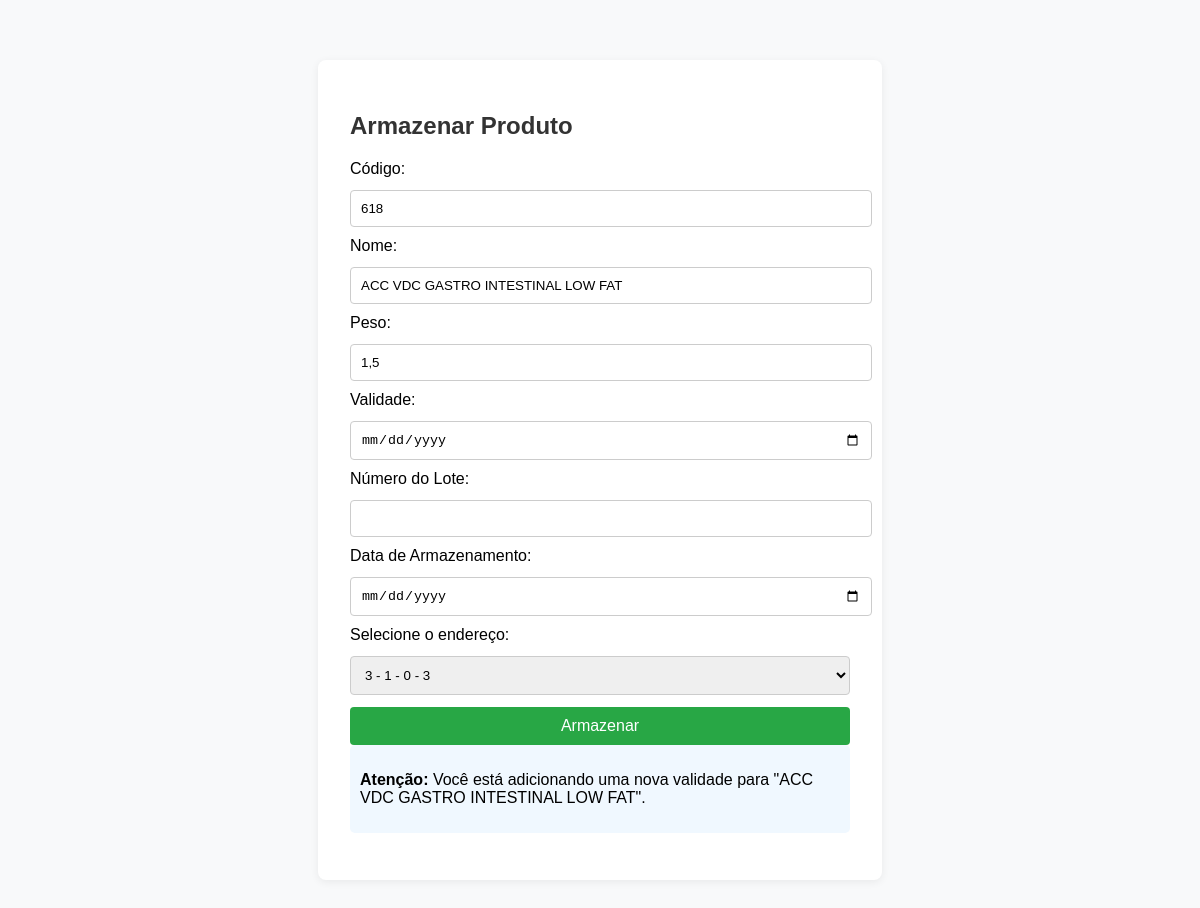
The page /produtos/armazenar/1/ on the database as committed earlier.
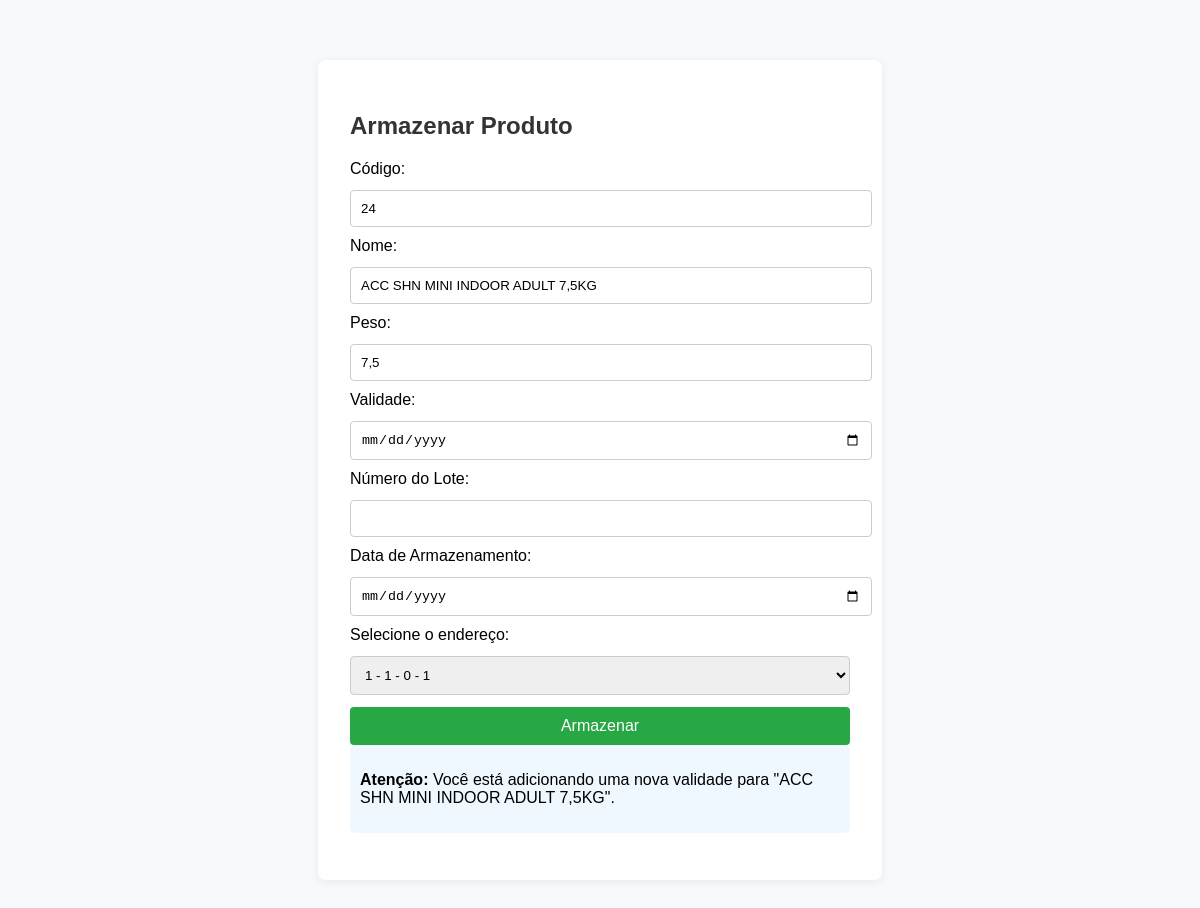
The same page on the database as committed later.
### produtos/models.py (models this page shows, shortened)
class Produto(models.Model):
    nome = models.CharField(max_length=100)
    codigo = models.CharField(max_length=50, unique=True)
    peso = models.CharField(max_length=50)

### produtos/views.py (the view, shortened to what this page needs)
# urls.py: path('armazenar/<int:produto_id>/',views.armazenar_produto,name='armazenar_produto'),
def armazenar_produto(request, produto_id=None):
    produto = None
    if produto_id:
        produto = get_object_or_404(Produto, id=produto_id)
    enderecos_disponiveis = list(Armazenamento.objects.filter(livre=True))
    if produto:
        estoque_atual = Estoque.objects.filter(produto=produto).first()
        if estoque_atual and estoque_atual.local not in enderecos_disponiveis:
            enderecos_disponiveis.append(estoque_atual.local)
    return render(request, 'produtos/armazenar_produto.html', {
        'produto': produto,
        'codigo': produto.codigo if produto else request.GET.get('codigo', ''),
        'enderecos': enderecos_disponiveis,
        'hoje': timezone.now().date()
    })

### produtos/models.py (called while the page is built)
    def __str__(self):
        return f"{self.rua} - {self.predio} - {self.nivel} - {self.ap}"

### produtos/templates/produtos/armazenar_produto.html (shortened to what this page needs)
<!DOCTYPE html>
<html lang="pt-br">
<head>
</head>
<body>
    <div class="container">
        <h2>Armazenar Produto</h2>
        <form method="POST">
            <label>Código:</label>
            <input type="text" name="codigo" value="{{ codigo }}" readonly>
            <label>Nome:</label>
            <input type="text" name="nome" value="{{ produto.nome|default_if_none:'' }}" {% if produto %}readonly{% endif %} required>
            <label>Peso:</label>
            <input type="text" name="peso" value="{{ produto.peso|default_if_none:'' }}" {% if produto %}readonly{% endif %} required>
            <label>Validade:</label>
            <input type="date" name="validade" required>
            <label>Número do Lote:</label>
            <input type="text" name="numero_lote">
            <label>Data de Armazenamento:</label>
            <input type="date" name="data_armazenado" value="{{ hoje }}" required>
            <label for="endereco_id">Selecione o endereço:</label>
            <select name="endereco_id" id="endereco_id" required>
                {% for endereco in enderecos %}
                    <option value="{{ endereco.id }}">{{ endereco }}</option>
                {% endfor %}
            </select>
            <button type="submit">Armazenar</button>
        </form>
        {% if produto %}
            <div style="background: #f0f8ff; padding: 10px; border-radius: 5px; margin-bottom: 15px;">
                <p><strong>Atenção:</strong> Você está adicionando uma nova validade para "{{ produto.nome }}".</p>
            </div>
        {% endif %}
    </div>
</body>
</html>

Rows that differ between the two databases and show on the page:
changed Produto: codigo "618" → "24"; nome "ACC VDC GASTRO INTESTINAL LOW FAT" → "ACC SHN MINI INDOOR ADULT 7,5KG"; peso "1,5" → "7,5"
Other text that changed with them:
form field endereco_id: "3 - 1 - 0 - 3" → "1 - 1 - 0 - 1"
